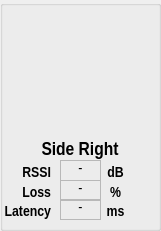
  <widget class="QGroupBox" name="Gr_SR">
   <property name="geometry">
    <rect>
     <x>740</x>
     <y>400</y>
     <width>161</width>
     <height>231</height>
    </rect>
   </property>
   <property name="title">
    <string/>
   </property>
   <widget class="QLabel" name="label_54">
    <property name="enabled">
     <bool>true</bool>
    </property>
    <property name="geometry">
     <rect>
      <x>60</x>
      <y>180</y>
      <width>41</width>
      <height>21</height>
     </rect>
    </property>
    <property name="sizePolicy">
     <sizepolicy hsizetype="Fixed" vsizetype="Fixed">
      <horstretch>0</horstretch>
      <verstretch>0</verstretch>
     </sizepolicy>
    </property>
    <property name="font">
     <font>
      <family>Arial Narrow</family>
      <pointsize>11</pointsize>
      <weight>50</weight>
      <bold>false</bold>
      <underline>false</underline>
      <strikeout>false</strikeout>
     </font>
    </property>
    <property name="frameShape">
     <enum>QFrame::StyledPanel</enum>
    </property>
    <property name="frameShadow">
     <enum>QFrame::Sunken</enum>
    </property>
    <property name="lineWidth">
     <number>1</number>
    </property>
    <property name="text">
     <string>-</string>
    </property>
    <property name="textFormat">
     <enum>Qt::AutoText</enum>
    </property>
    <property name="alignment">
     <set>Qt::AlignBottom|Qt::AlignHCenter</set>
    </property>
    <property name="textInteractionFlags">
     <set>Qt::NoTextInteraction</set>
    </property>
   </widget>
   <widget class="QLabel" name="label_55">
    <property name="enabled">
     <bool>true</bool>
    </property>
    <property name="geometry">
     <rect>
      <x>100</x>
      <y>181</y>
      <width>31</width>
      <height>20</height>
     </rect>
    </property>
    <property name="sizePolicy">
     <sizepolicy hsizetype="Fixed" vsizetype="Fixed">
      <horstretch>0</horstretch>
      <verstretch>0</verstretch>
     </sizepolicy>
    </property>
    <property name="font">
     <font>
      <family>Arial Narrow</family>
      <pointsize>11</pointsize>
      <weight>75</weight>
      <bold>true</bold>
     </font>
    </property>
    <property name="text">
     <string>%</string>
    </property>
    <property name="textFormat">
     <enum>Qt::AutoText</enum>
    </property>
    <property name="alignment">
     <set>Qt::AlignBottom|Qt::AlignHCenter</set>
    </property>
    <property name="textInteractionFlags">
     <set>Qt::NoTextInteraction</set>
    </property>
   </widget>
   <widget class="QLabel" name="label_56">
    <property name="enabled">
     <bool>true</bool>
    </property>
    <property name="geometry">
     <rect>
      <x>30</x>
      <y>139</y>
      <width>100</width>
      <height>20</height>
     </rect>
    </property>
    <property name="sizePolicy">
     <sizepolicy hsizetype="Fixed" vsizetype="Fixed">
      <horstretch>0</horstretch>
      <verstretch>0</verstretch>
     </sizepolicy>
    </property>
    <property name="font">
     <font>
      <family>Arial Narrow</family>
      <pointsize>14</pointsize>
      <weight>75</weight>
      <bold>true</bold>
     </font>
    </property>
    <property name="text">
     <string>Side Right</string>
    </property>
    <property name="textFormat">
     <enum>Qt::AutoText</enum>
    </property>
    <property name="alignment">
     <set>Qt::AlignBottom|Qt::AlignHCenter</set>
    </property>
    <property name="textInteractionFlags">
     <set>Qt::NoTextInteraction</set>
    </property>
   </widget>
   <widget class="QLabel" name="label_57">
    <property name="enabled">
     <bool>true</bool>
    </property>
    <property name="geometry">
     <rect>
      <x>60</x>
      <y>160</y>
      <width>41</width>
      <height>21</height>
     </rect>
    </property>
    <property name="sizePolicy">
     <sizepolicy hsizetype="Fixed" vsizetype="Fixed">
      <horstretch>0</horstretch>
      <verstretch>0</verstretch>
     </sizepolicy>
    </property>
    <property name="font">
     <font>
      <family>Arial Narrow</family>
      <pointsize>11</pointsize>
      <weight>50</weight>
      <bold>false</bold>
      <underline>false</underline>
      <strikeout>false</strikeout>
     </font>
    </property>
    <property name="frameShape">
     <enum>QFrame::StyledPanel</enum>
    </property>
    <property name="frameShadow">
     <enum>QFrame::Sunken</enum>
    </property>
    <property name="lineWidth">
     <number>1</number>
    </property>
    <property name="text">
     <string>-</string>
    </property>
    <property name="textFormat">
     <enum>Qt::AutoText</enum>
    </property>
    <property name="alignment">
     <set>Qt::AlignBottom|Qt::AlignHCenter</set>
    </property>
    <property name="textInteractionFlags">
     <set>Qt::NoTextInteraction</set>
    </property>
   </widget>
   <widget class="QLabel" name="label_58">
    <property name="enabled">
     <bool>true</bool>
    </property>
    <property name="geometry">
     <rect>
      <x>0</x>
      <y>180</y>
      <width>51</width>
      <height>21</height>
     </rect>
    </property>
    <property name="sizePolicy">
     <sizepolicy hsizetype="Fixed" vsizetype="Fixed">
      <horstretch>0</horstretch>
      <verstretch>0</verstretch>
     </sizepolicy>
    </property>
    <property name="font">
     <font>
      <family>Arial Narrow</family>
      <pointsize>11</pointsize>
      <weight>75</weight>
      <bold>true</bold>
     </font>
    </property>
    <property name="text">
     <string>Loss</string>
    </property>
    <property name="textFormat">
     <enum>Qt::AutoText</enum>
    </property>
    <property name="alignment">
     <set>Qt::AlignBottom|Qt::AlignRight|Qt::AlignTrailing</set>
    </property>
    <property name="textInteractionFlags">
     <set>Qt::NoTextInteraction</set>
    </property>
   </widget>
   <widget class="QLabel" name="Woofer_6">
    <property name="enabled">
     <bool>true</bool>
    </property>
    <property name="geometry">
     <rect>
      <x>50</x>
      <y>39</y>
      <width>61</width>
      <height>101</height>
     </rect>
    </property>
    <property name="sizePolicy">
     <sizepolicy hsizetype="Fixed" vsizetype="Fixed">
      <horstretch>0</horstretch>
      <verstretch>0</verstretch>
     </sizepolicy>
    </property>
    <property name="textFormat">
     <enum>Qt::AutoText</enum>
    </property>
    <property name="pixmap">
     <pixmap resource="resource/resource.qrc">:/Image/WK7VI_Cut.jpg</pixmap>
    </property>
    <property name="scaledContents">
     <bool>true</bool>
    </property>
    <property name="wordWrap">
     <bool>false</bool>
    </property>
    <property name="textInteractionFlags">
     <set>Qt::NoTextInteraction</set>
    </property>
   </widget>
   <widget class="QLabel" name="label_59">
    <property name="enabled">
     <bool>true</bool>
    </property>
    <property name="geometry">
     <rect>
      <x>60</x>
      <y>9</y>
      <width>41</width>
      <height>31</height>
     </rect>
    </property>
    <property name="sizePolicy">
     <sizepolicy hsizetype="Fixed" vsizetype="Fixed">
      <horstretch>0</horstretch>
      <verstretch>0</verstretch>
     </sizepolicy>
    </property>
    <property name="text">
     <string/>
    </property>
    <property name="pixmap">
     <pixmap resource="resource/resource.qrc">:/Image/WirelessMark.jpg</pixmap>
    </property>
    <property name="scaledContents">
     <bool>true</bool>
    </property>
   </widget>
   <widget class="QLabel" name="label_60">
    <property name="enabled">
     <bool>true</bool>
    </property>
    <property name="geometry">
     <rect>
      <x>100</x>
      <y>160</y>
      <width>31</width>
      <height>21</height>
     </rect>
    </property>
    <property name="sizePolicy">
     <sizepolicy hsizetype="Fixed" vsizetype="Fixed">
      <horstretch>0</horstretch>
      <verstretch>0</verstretch>
     </sizepolicy>
    </property>
    <property name="font">
     <font>
      <family>Arial Narrow</family>
      <pointsize>11</pointsize>
      <weight>75</weight>
      <bold>true</bold>
     </font>
    </property>
    <property name="text">
     <string>dB</string>
    </property>
    <property name="textFormat">
     <enum>Qt::AutoText</enum>
    </property>
    <property name="alignment">
     <set>Qt::AlignBottom|Qt::AlignHCenter</set>
    </property>
    <property name="textInteractionFlags">
     <set>Qt::NoTextInteraction</set>
    </property>
   </widget>
   <widget class="QLabel" name="label_61">
    <property name="enabled">
     <bool>true</bool>
    </property>
    <property name="geometry">
     <rect>
      <x>0</x>
      <y>160</y>
      <width>51</width>
      <height>21</height>
     </rect>
    </property>
    <property name="sizePolicy">
     <sizepolicy hsizetype="Fixed" vsizetype="Fixed">
      <horstretch>0</horstretch>
      <verstretch>0</verstretch>
     </sizepolicy>
    </property>
    <property name="font">
     <font>
      <family>Arial Narrow</family>
      <pointsize>11</pointsize>
      <weight>75</weight>
      <bold>true</bold>
     </font>
    </property>
    <property name="text">
     <string>RSSI</string>
    </property>
    <property name="textFormat">
     <enum>Qt::AutoText</enum>
    </property>
    <property name="alignment">
     <set>Qt::AlignBottom|Qt::AlignRight|Qt::AlignTrailing</set>
    </property>
    <property name="textInteractionFlags">
     <set>Qt::NoTextInteraction</set>
    </property>
   </widget>
   <widget class="QLabel" name="label_62">
    <property name="enabled">
     <bool>true</bool>
    </property>
    <property name="geometry">
     <rect>
      <x>100</x>
      <y>200</y>
      <width>31</width>
      <height>20</height>
     </rect>
    </property>
    <property name="sizePolicy">
     <sizepolicy hsizetype="Fixed" vsizetype="Fixed">
      <horstretch>0</horstretch>
      <verstretch>0</verstretch>
     </sizepolicy>
    </property>
    <property name="font">
     <font>
      <family>Arial Narrow</family>
      <pointsize>11</pointsize>
      <weight>75</weight>
      <bold>true</bold>
     </font>
    </property>
    <property name="text">
     <string>ms</string>
    </property>
    <property name="textFormat">
     <enum>Qt::AutoText</enum>
    </property>
    <property name="alignment">
     <set>Qt::AlignBottom|Qt::AlignHCenter</set>
    </property>
    <property name="textInteractionFlags">
     <set>Qt::NoTextInteraction</set>
    </property>
   </widget>
   <widget class="QLabel" name="label_63">
    <property name="enabled">
     <bool>true</bool>
    </property>
    <property name="geometry">
     <rect>
      <x>0</x>
      <y>199</y>
      <width>51</width>
      <height>21</height>
     </rect>
    </property>
    <property name="sizePolicy">
     <sizepolicy hsizetype="Fixed" vsizetype="Fixed">
      <horstretch>0</horstretch>
      <verstretch>0</verstretch>
     </sizepolicy>
    </property>
    <property name="font">
     <font>
      <family>Arial Narrow</family>
      <pointsize>11</pointsize>
      <weight>75</weight>
      <bold>true</bold>
     </font>
    </property>
    <property name="text">
     <string>Latency</string>
    </property>
    <property name="textFormat">
     <enum>Qt::AutoText</enum>
    </property>
    <property name="alignment">
     <set>Qt::AlignBottom|Qt::AlignRight|Qt::AlignTrailing</set>
    </property>
    <property name="textInteractionFlags">
     <set>Qt::NoTextInteraction</set>
    </property>
   </widget>
   <widget class="QLabel" name="label_64">
    <property name="enabled">
     <bool>true</bool>
    </property>
    <property name="geometry">
     <rect>
      <x>60</x>
      <y>199</y>
      <width>41</width>
      <height>21</height>
     </rect>
    </property>
    <property name="sizePolicy">
     <sizepolicy hsizetype="Fixed" vsizetype="Fixed">
      <horstretch>0</horstretch>
      <verstretch>0</verstretch>
     </sizepolicy>
    </property>
    <property name="font">
     <font>
      <family>Arial Narrow</family>
      <pointsize>11</pointsize>
      <weight>50</weight>
      <bold>false</bold>
      <underline>false</underline>
      <strikeout>false</strikeout>
     </font>
    </property>
    <property name="frameShape">
     <enum>QFrame::StyledPanel</enum>
    </property>
    <property name="frameShadow">
     <enum>QFrame::Sunken</enum>
    </property>
    <property name="lineWidth">
     <number>1</number>
    </property>
    <property name="text">
     <string>-</string>
    </property>
    <property name="textFormat">
     <enum>Qt::AutoText</enum>
    </property>
    <property name="alignment">
     <set>Qt::AlignBottom|Qt::AlignHCenter</set>
    </property>
    <property name="textInteractionFlags">
     <set>Qt::NoTextInteraction</set>
    </property>
   </widget>
  </widget>
